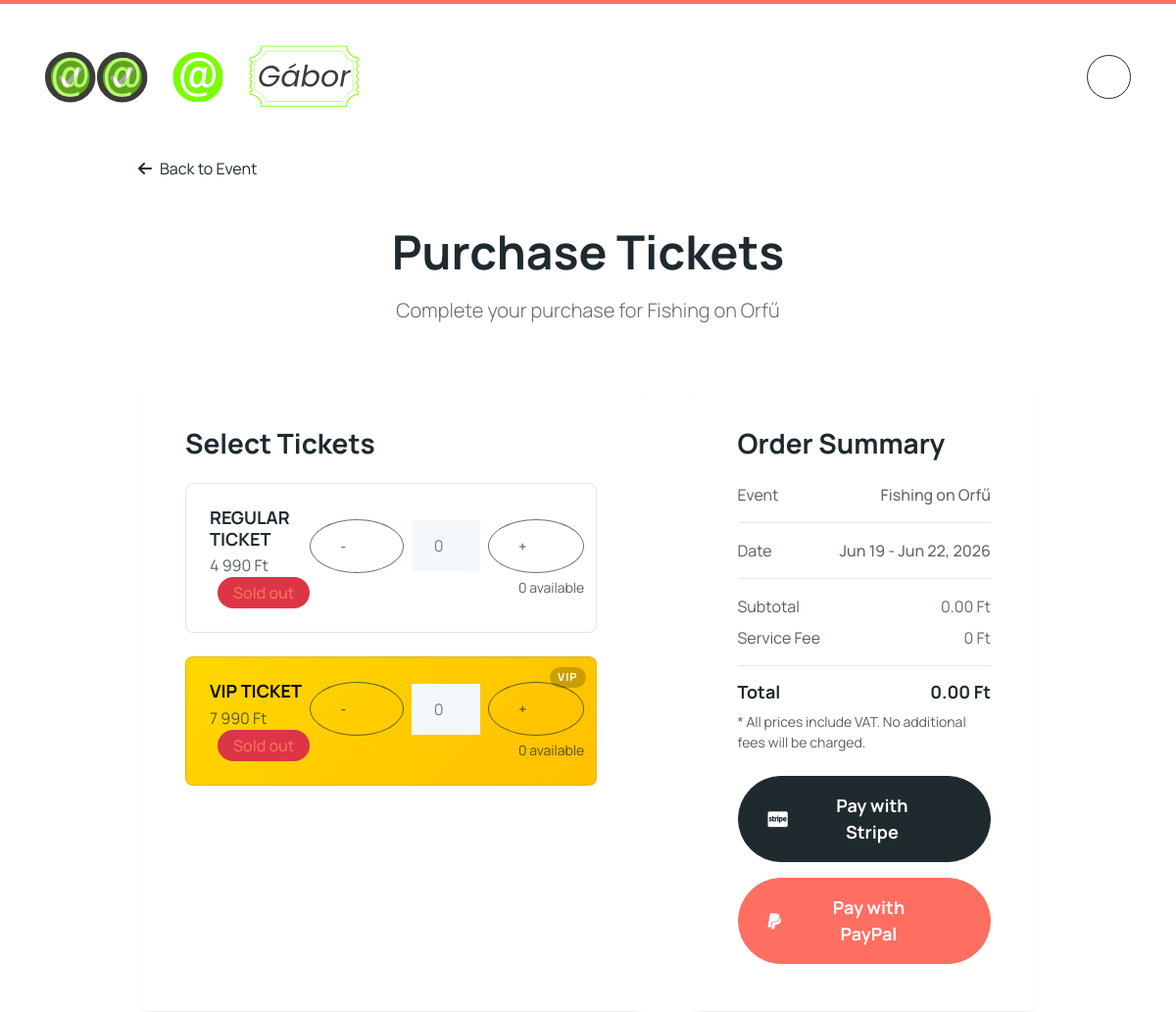
The app's page /php/raver_sites/ticket_cart.php?event_id=24 (signed in, upper part), older data.
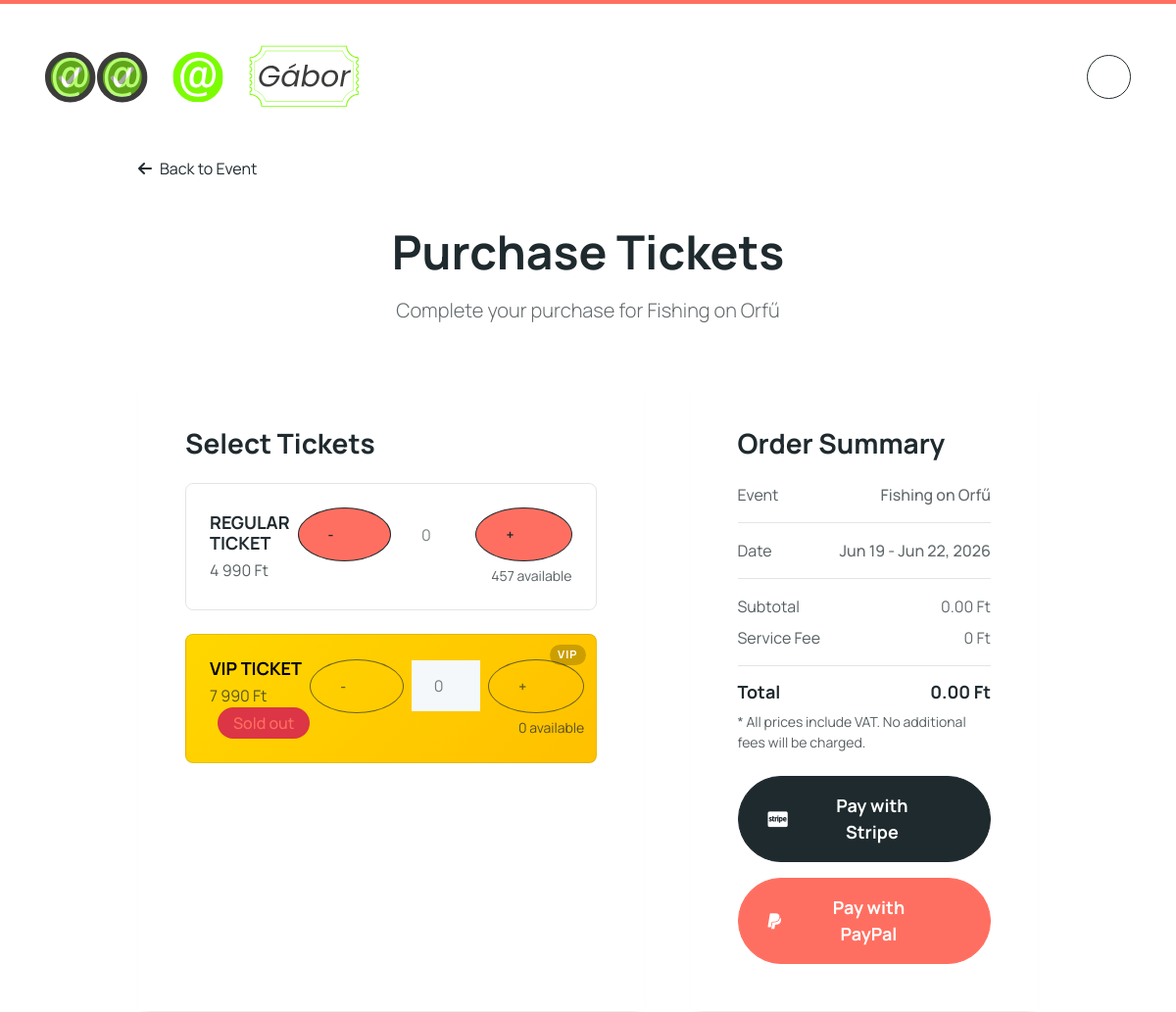
The same page, newer data.
### tables this page shows
CREATE TABLE `ticket_types` (
  `ticket_type_id` int(11) NOT NULL,
  `event_id` int(11) NOT NULL,
  `ticket_type` enum('regular','vip') NOT NULL,
  `price` int(11) NOT NULL,
  `remaining_tickets` int(11) NOT NULL
);

### php/raver_sites/ticket_cart.php (the view, shortened to what the changed rows need)
<?php
$event_id = (int)$_GET['event_id'];
try {
    $pdo = db_connect();
    $stmt = $pdo->prepare("SELECT * FROM ticket_types WHERE event_id = ?");
    $stmt->execute([$event_id]);
    $ticket_types = $stmt->fetchAll(PDO::FETCH_ASSOC);
} catch (Exception $e) {
    error_log('Error in ticket_cart.php: ' . $e->getMessage());
    header('Location: ../festivals.php');
    exit();
}
?>
<!doctype html>
<html lang="en">
<head>
  <link rel="stylesheet" href="http://localhost:63342/Diplomamunka-26222041/assets/libs/owl.carousel/dist/assets/owl.carousel.min.css">
  <link rel="stylesheet" href="http://localhost:63342/Diplomamunka-26222041/assets/libs/aos-master/dist/aos.css">
  <link rel="stylesheet" href="http://localhost:63342/Diplomamunka-26222041/assets/css/styles.css" />
  <link rel="stylesheet" href="https://cdnjs.cloudflare.com/ajax/libs/font-awesome/6.0.0/css/all.min.css">
</head>
<body>
  <?php include '../header.php'; ?>
  <div class="page-wrapper overflow-hidden">
    <section class="py-5 py-lg-8 py-xl-10">
      <div class="container">
        <div class="row justify-content-center">
          <div class="col-lg-10">
            <div class="d-flex flex-column gap-6">
              <div class="text-center mb-6">
                <h1 class="display-5 fw-bold mb-3">Purchase Tickets</h1>
              </div>
              <div class="row g-5">
                <div class="col-lg-7">
                  <div class="card border-0 shadow-sm h-100">
                    <div class="card-body p-5">
                      <form id="ticketForm" method="POST" action="">
                        <?php foreach ($ticket_types as $ticket): ?>
                        <?php
                          $remaining = isset($ticket['remaining_tickets']) ? (int)$ticket['remaining_tickets'] : 0;
                          $maxSelectable = max(0, min(5, $remaining));
                          $isSoldOut = ($remaining <= 0);
                        ?>
                        <div class="mb-4 p-4 border rounded <?php echo $ticket['ticket_type'] === 'vip' ? 'ticket-vip' : ''; ?>">
                          <div class="d-flex justify-content-between align-items-center">
                            <div>
                              <h5 class="mb-1"><?php echo strtoupper($ticket['ticket_type']); ?> TICKET</h5>
                              <p class="mb-0 text-muted"><?php echo number_format($ticket['price'], 0, ',', ' '); ?> Ft
                                <?php if ($isSoldOut): ?>
                                  <span class="badge bg-danger ms-2 text-primary">Sold out</span>
                                <?php elseif ($remaining <= 5): ?>
                                  <span class="badge bg-warning text-dark ms-2">Only <?php echo $remaining; ?> left</span>
                                <?php endif; ?>
                              </p>
                            </div>
                            <div class="text-end">
                              <div class="d-flex align-items-center">
                                <button type="button" class="btn btn-outline-secondary btn-sm rounded-circle quantity-btn" data-type="decrease" data-ticket-type="<?php echo $ticket['ticket_type_id']; ?>" <?php echo $isSoldOut ? 'disabled' : ''; ?>>-</button>
                                <input type="number"
                                       class="form-control mx-2 text-center ticket-quantity"
                                       id="quantity-<?php echo $ticket['ticket_type_id']; ?>"
                                       name="tickets[<?php echo $ticket['ticket_type_id']; ?>]"
                                       value="0"
                                       min="0"
                                       max="<?php echo $maxSelectable; ?>"
                                       data-price="<?php echo $ticket['price']; ?>"
                                       data-remaining="<?php echo $remaining; ?>"
                                       data-name="<?php echo strtoupper($ticket['ticket_type']); ?> TICKET"
                                       style="width: 70px;" <?php echo $isSoldOut ? 'disabled' : ''; ?>>
                                <button type="button" class="btn btn-outline-secondary btn-sm rounded-circle quantity-btn" data-type="increase" data-ticket-type="<?php echo $ticket['ticket_type_id']; ?>" <?php echo $isSoldOut ? 'disabled' : ''; ?>>+</button>
                              </div>
                              <small class="text-muted d-block mt-1">
                                <?php if ($isSoldOut): ?>
                                  0 available
                                <?php else: ?>
                                  <?php echo $remaining; ?> available
                                <?php endif; ?>
                              </small>
                            </div>
                          </div>
                        </div>
                        <?php endforeach; ?>
                    </div>
                  </div>
                </div>
              </div>
            </div>
          </div>
        </div>
      </div>
    </section>
</body>
</html>

Row changes from the older to the newer data that the page shows:
changed ticket_types "REGULAR": remaining_tickets (not shown) → "457"; remaining_tickets "Sold out 0 available" → "available"
